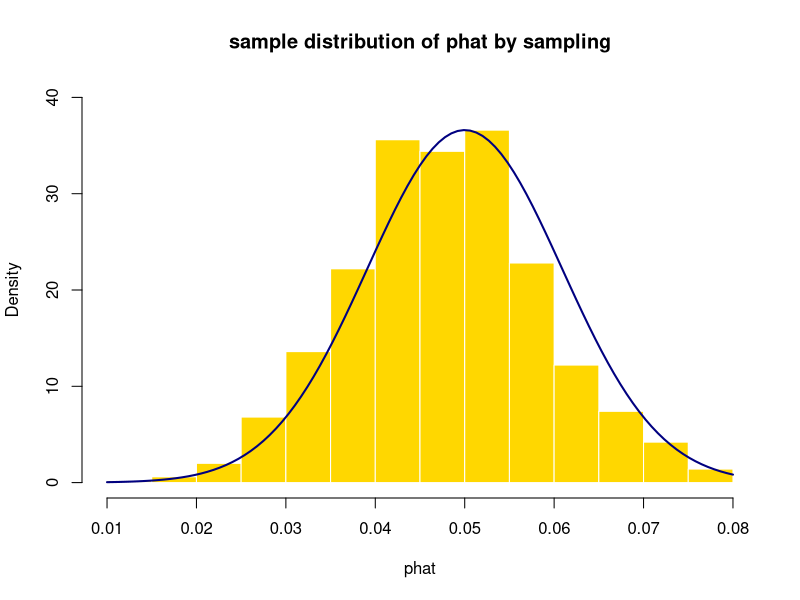
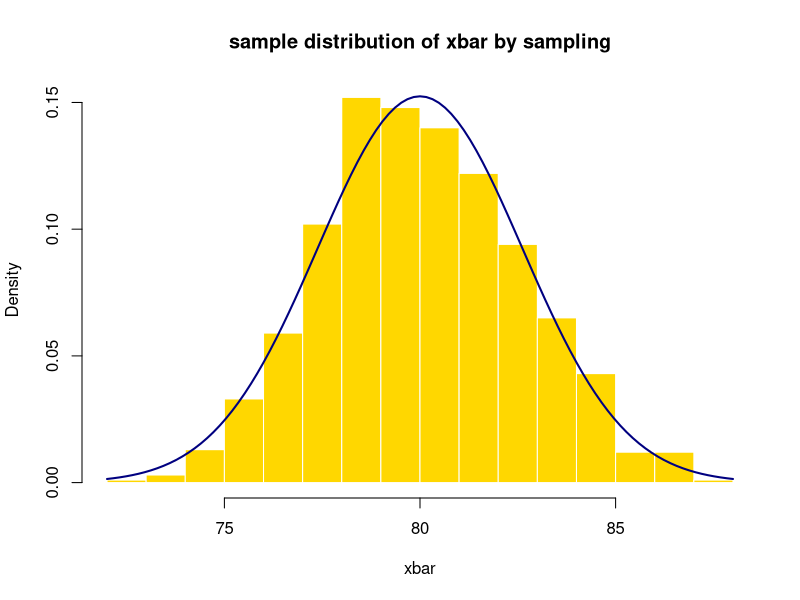
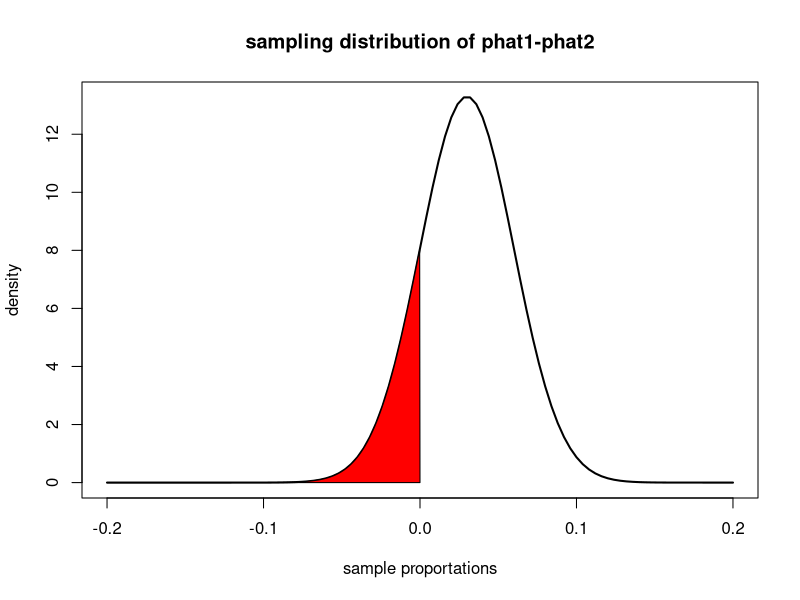
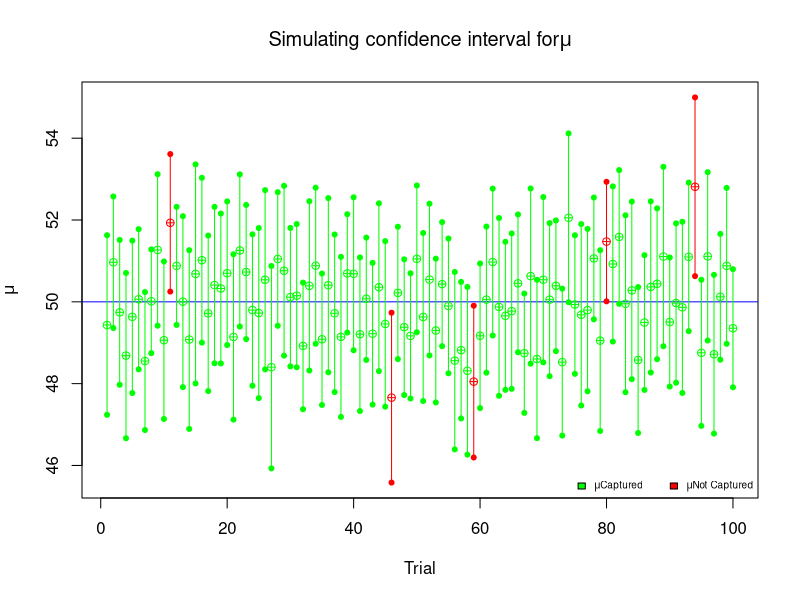

R code for these plots, in order:
## ---- chunk 1
#qt-知道面積求t-score
qt(0.01, df = 10, lower.tail = FALSE)
qt(0.01, df = 200, lower.tail = FALSE)
#qnorm-知道面積求z-score
qnorm(0.01, lower.tail = FALSE)

#pt-知道t-score求面積
pt(2, df = 10, lower.tail = FALSE)
pt(2, df = 200, lower.tail = FALSE)
#pnorm-知道z-score求面積
pnorm(2, lower.tail = FALSE)
## ---- chunk 2
#已知sample算信賴區間
prop.test(x=0.3*439,n=439,alternative = "two.sided",conf.level = 0.95)
prop.test(x=c(85,24),n=c(1105,1379),alternative = "two.sided",conf.level = 0.95)
#
x=c(1,23,6,5,8,9,75,35)
t.test(x, alternative = "two.sided", conf.level=0.95)
#
exer_t<-c(62,72,60,63,75,64,60,52,64,80,68,64)
exer_f<-c(72,84,66,72,62,84,76,60)
t.test(exer_t,exer_f,alternative="two.sided",paired = F,var.equal = F,conf.level = 0.95)

#看p-value(注意信心水準)
##hypothesis_one proportion 
prop.test(x = 103, n = 215, 
          p = 0.5, alternative = "two.sided", 
          conf.level = 0.95, correct = F)
##hypothesis_two proportions
prop.test(x = c(123, 100), n = c(300,250), 
          alternative = "two.sided", 
          conf.level = 0.99, correct = F)
#
bean_d=c(4,4,5,1,-2,0,2,4,-3,0,0,0,-2,2,1)
t.test(bean_d,alternative="greater",paired = F,var.equal = F,conf.level = 0.95)
## ---- chunk 3
#sampling one time(function is for making one mean)
#機率為p的時候抽n個，回傳成功的機率
bino.x=function(n,p){
  pp=p*100
  samp=sample(1:100,n,replace=T)#隨機抽n個
  response=c()
  #確認哪些符合條件
  for (i in 1:length(samp)){
    if (samp[i]<=pp){
      response[i]=1
    }else{
      response[i]=0
    }
  }
  p=sum(response)/n
  return(p)#回傳符合的比例
}

#sampling multiple times
#return 1000 phat
simu.phat=c()
for (j in 1:1000){
  x=bino.x(400,0.05)
  simu.phat[j]=x
}
## ---- chunk 4
#計算模擬的phat的mean和sd
simu.mean=mean(simu.phat)
simu.sd=sd(simu.phat)
#計算理論的phat的mean和sd
n=400
p=0.05
theo.mean=p
theo.sd=sqrt(p*(1-p)/n)
## ---- chunk 5
#draw sample distribution
hist(simu.phat,probability = T,breaks = 20,main="sample distribution of phat by sampling",xlab="phat",col = "gold",border="white",ylim=c(0,40))
#加上理論的部分
curve(dnorm(x,theo.mean,theo.sd),add=T,col="navy",lwd=2)
## ---- chunk 6
#sample one time
#每次有n個觀測者
norm.x=function(n,mu,sigma){
  samp=rnorm(n,mu,sigma)
  xbar=mean(samp)
  return(xbar)
}
#sample multiple times
simu.xbar=c()
for (j in 1:1000){
  x=norm.x(365,80,50)
  simu.xbar[j]=x
}
#計算模擬的xbar的mean和sd
simu.mean=mean(simu.xbar)
simu.sd=sd(simu.xbar)
#計算理論的xbar的mean和sd
mu=80
sigma=50
n=365
theo.mean=mu;theo.mean
theo.sd=sigma/sqrt(n);theo.sd

#draw sample distribution
hist(simu.xbar,probability = T,breaks = 20,main="sample distribution of xbar by sampling",xlab="xbar",col = "gold",border="white")
#加上理論的部分
curve(dnorm(x,80,2.61712),add=T,col="navy",lwd=2)
## ---- chunk 7
x=seq(-0.2,0.2,length.out=1000)
y=dnorm(x,0.03,0.03)
curve(dnorm(x,0.03,0.03),lwd=2,main="sampling distribution of phat1-phat2",xlim=c(-0.2,0.2),xlab="sample proportations",ylab="density")
## Add the polygon
region.x = x[x<=0]
region.y = y[x<=0]
region.x2 = c(region.x,0)
region.y2 = c(region.y, 0)
polygon(region.x2, region.y2, col = "red")
## ---- chunk 8
Prop_CI = function(n, p, confd) {
 
  all.phat = c()
  for (i in 1:10000) {
    phat = sum(sample(c(0,1), n, replace = T, prob = c(1-p,p)))/n
    all.phat[i] = phat
  }
  
  all.phat = sort(all.phat)
  
  low.per = ceiling(((1-confd)/2)*10000)
  low.vlue = all.phat[low.per]
  high.per = ceiling((1-((1-confd)/2))*10000)
  high.vlue = all.phat[high.per]
  
  results = c(paste((1-confd)/2*100,"%"), paste((1-((1-confd)/2))*100,"%"), low.vlue, high.vlue)
  
  mean.p = mean(all.phat)
  sd.p = sd(all.phat)
  
  CI = list(CI = matrix(results, nrow = 2, byrow = T), mean = mean.p, sd = sd.p )
  
  return(CI)
}

Prop_CI(883,0.68,0.95)
## ---- chunk 9
n = 883
p = 0.68

z = qnorm((1-0.95)/2, lower.tail = F)
se = sqrt(p*(1-p)/n)

high.c = p + z*se; high.c
low.c = p - z*se; low.c
## ---- chunk 10
Sim_CI<-function(n,mu,sd,m,conf.level){
  
  prob<-(1-conf.level)/2
  t.value=qt(prob,df=n-1,lower.tail=FALSE)
  
  mean.x=c()
  se.x=c()
  
  CI.half=c()
  CI.Up=c()
  CI.Lower=c()
  Check=c()
  
  #Mumeanltiple sampling
  for (i in 1:m){
    
    #one sampling
    x<-rnorm(n,mean=mu,sd=sd)
    mean.x[i]<-mean(x)
    se.x[i]<-sd(x)/sqrt(n)
    
    #calculate one confidence interval
    CI.half[i]<-t.value*se.x[i]
    CI.Up[i]<-mean.x[i]+CI.half[i]
    CI.Lower[i]<-mean.x[i]-CI.half[i]
    if(CI.Up[i]>mu & CI.Lower[i]<mu) Check[i]<-1 else Check[i]<-0
  }
  
  plot(c(CI.Up,CI.Lower),type="n",pch=19,xlim=c(1,m),xlab="Trial",ylab=expression(mu))  #n=甚麼都不畫
  abline(h=mu,col="blue")
  
  #check weather each confidence interval captures the population mean (mu)
  for (i in 1:m){
    if (Check[i]==1){
      points(i, mean.x[i], col="green", pch=10)
      points(i, CI.Up[i], col="green", pch=20)
      points(i, CI.Lower[i], col="green", pch=20)
      lines(c(i,i),c(CI.Lower[i],CI.Up[i]), col="green", pch=19)
      
    }else{
      points(i, mean.x[i], col="red", pch=10)
      points(i, CI.Up[i], col="red", pch=20)
      points(i, CI.Lower[i], col="red", pch=20)
      lines(c(i,i),c(CI.Lower[i],CI.Up[i]), col="red", pch=19)
    }
  }
  

  title(expression(paste("Simulating confidence interval for",mu)))
  
  legend("bottomright",cex=0.6,bty = "n",ncol = 2,
         c(expression(paste(mu,"Captured")),expression(paste(mu,"Not Captured"))),
         fill = c("green","red"))
  
  No.Captured = m-sum(Check)
  RESULT = list(Trial=m, Sample.Size=n,
                Population.mean=mu, Population.sd=sd,
                Confidence=conf.level,
                No.Captured=No.Captured)
  
  return(RESULT)
}

Sim_CI(n=30, m=100, mu=50, sd=5, conf.level=0.95)

